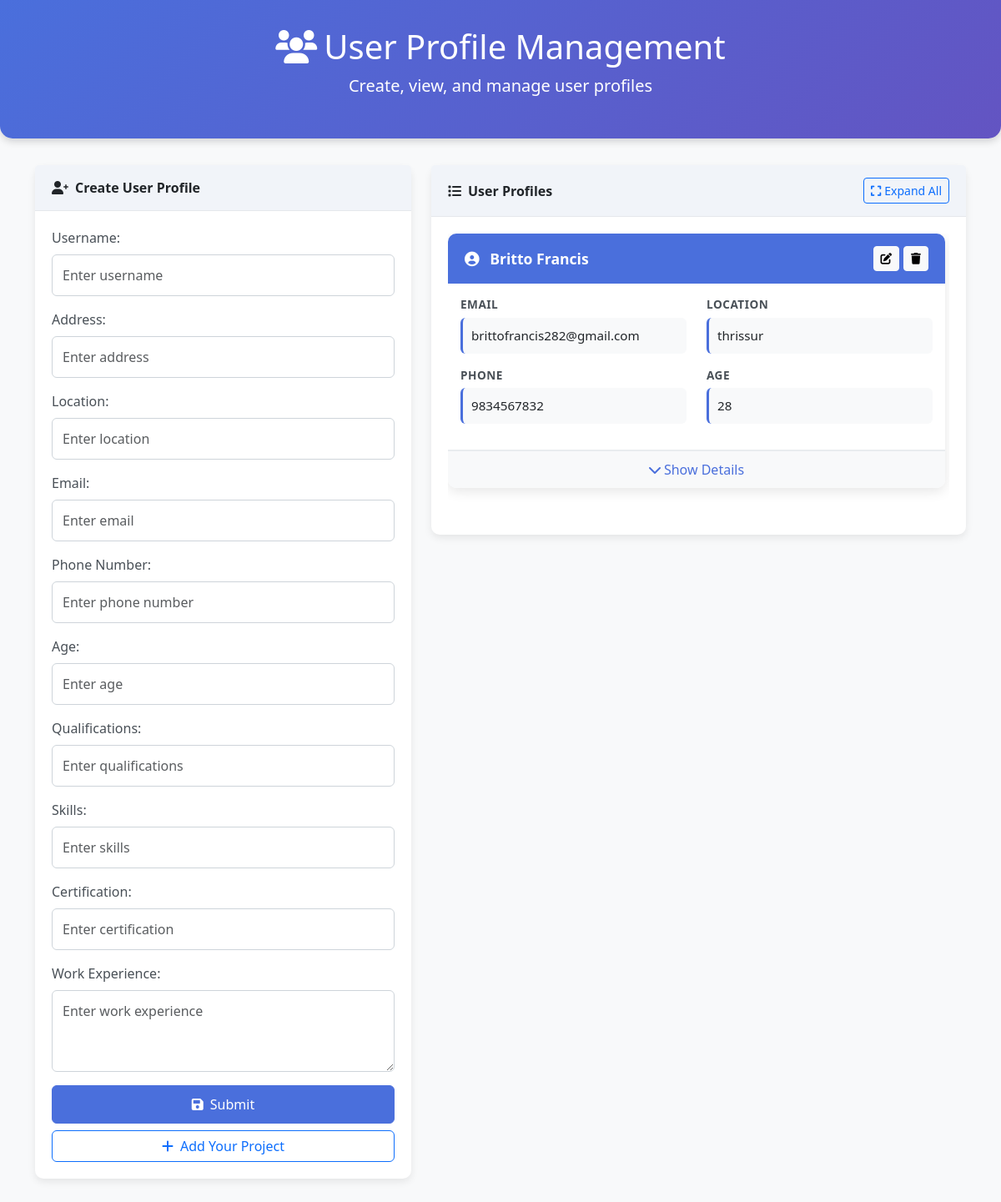
The page / on the database its author committed.
### user_app/models.py (models this page shows)
class Profile(models.Model):
    username = models.CharField(max_length=200)
    address = models.CharField(max_length=500)
    location = models.CharField(max_length=100, blank=True)
    email = models.CharField(max_length=200)
    phone_number = models.CharField(max_length=15, blank=True)
    age = models.IntegerField()
    qualifications = models.CharField(max_length=255, default='None')
    skills = models.TextField(blank=True)
    certifications = models.CharField(max_length=255, null=False, blank=False)
    work_experience = models.IntegerField()

### user_app/views.py (the view)
# urls.py: path("",views.createProfile),
def createProfile(request):
    profiles = Profile.objects.all()
    if request.method == 'POST':
        form=ProfileForm(request.POST)
        print(form)
        if form.is_valid():
            form.save()
            return redirect('/')
    else:
        form=ProfileForm()
    return render(request,'profile.html',{'form':form,'profiles':profiles})

### user_app/forms.py
class ProfileForm(forms.ModelForm):
    class Meta:
        model=Profile
        fields='__all__'

### templates/profile.html (shortened to what this page needs)
<!DOCTYPE html>
<html lang="en">
<head>
    <link href="https://cdn.jsdelivr.net/npm/bootstrap@5.3.3/dist/css/bootstrap.min.css" rel="stylesheet">
    <link rel="stylesheet" href="https://cdnjs.cloudflare.com/ajax/libs/font-awesome/6.0.0/css/all.min.css">
</head>
<body>
    <div class="header text-center">
        <h1><i class="fas fa-users me-2"></i>User Profile Management</h1>
        <p class="lead">Create, view, and manage user profiles</p>
    </div>
    <div class="container">
        <div class="row">
            <div class="col-lg-5 col-form">
                <div class="card">
                    <div class="card-header d-flex justify-content-between align-items-center">
                        <span><i class="fas fa-user-plus me-2"></i>Create User Profile</span>
                    </div>
                    <div class="card-body">
                        <form action="" method="POST">
                            <div class="mb-3">
                                <label for="username" class="form-label">Username:</label>
                                <input type="text" class="form-control" id="username" name="username" placeholder="Enter username">
                            </div>
                            <div class="mb-3">
                                <label for="address" class="form-label">Address:</label>
                                <input type="text" class="form-control" id="address" name="address" placeholder="Enter address">
                            </div>
                            <div class="mb-3">
                                <label for="location" class="form-label">Location:</label>
                                <input type="text" class="form-control" id="location" name="location" placeholder="Enter location">
                            </div>
                            <div class="mb-3">
                                <label for="email" class="form-label">Email:</label>
                                <input type="email" class="form-control" id="email" name="email" placeholder="Enter email">
                            </div>
                            <div class="mb-3">
                                <label for="phone_number" class="form-label">Phone Number:</label>
                                <input type="tel" class="form-control" id="phone_number" name="phone_number" placeholder="Enter phone number">
                            </div>
                            <div class="mb-3">
                                <label for="age" class="form-label">Age:</label>
                                <input type="number" class="form-control" id="age" name="age" placeholder="Enter age">
                            </div>
                            <div class="mb-3">
                                <label for="qualifications" class="form-label">Qualifications:</label>
                                <input type="text" class="form-control" id="qualifications" name="qualifications" placeholder="Enter qualifications">
                            </div>
                            <div class="mb-3">
                                <label for="skills" class="form-label">Skills:</label>
                                <input type="text" class="form-control" id="skills" name="skills" placeholder="Enter skills">
                            </div>
                            <div class="mb-3">
                                <label for="certification" class="form-label">Certification:</label>
                                <input type="text" class="form-control" id="certification" name="certification" placeholder="Enter certification">
                            </div>
                            <div class="mb-3">
                                <label for="work_experience" class="form-label">Work Experience:</label>
                                <textarea class="form-control" id="work_experience" name="work_experience" placeholder="Enter work experience" rows="3"></textarea>
                            </div>
                            <div class="d-grid gap-2">
                                <button type="submit" class="btn btn-primary">
                                    <i class="fas fa-save me-2"></i>Submit
                                </button>
                                <a href="{% url 'project' %}" class="btn btn-outline-primary">
                                    <i class="fas fa-plus me-2"></i>Add Your Project
                                </a>
                            </div>
                        </form>
                    </div>
                </div>
            </div>
            <div class="col-lg-7 col-list">
                <div class="card">
                    <div class="card-header d-flex justify-content-between align-items-center">
                        <span><i class="fas fa-list me-2"></i>User Profiles</span>
                        <button class="btn btn-sm btn-outline-primary" id="expandAll">
                            <i class="fas fa-expand me-1"></i>Expand All
                        </button>
                    </div>
                    <div class="card-body">
                        <div class="scroll-container">
                            <div class="row">
                                {% if profiles %}
                                    {% for profile in profiles %}
                                    <div class="col-12 mb-3">
                                        <div class="profile-card">
                                            <div class="profile-header d-flex justify-content-between align-items-center">
                                                <div>
                                                    <i class="fas fa-user-circle me-2"></i>
                                                    <span>{{ profile.username }}</span>
                                                </div>
                                                <div class="profile-actions">
                                                    <a href="{% url 'update_view' profile.id %}" class="btn btn-sm btn-light action-btn" title="Edit">
                                                        <i class="fas fa-edit"></i>
                                                    </a>
                                                    <a href="{% url 'delete_view' profile.id %}" class="btn btn-sm btn-light action-btn" title="Delete">
                                                        <i class="fas fa-trash"></i>
                                                    </a>
                                                </div>
                                            </div>
                                            <div class="profile-body">
                                                <div class="field-group">
                                                    <div class="row">
                                                        <div class="col-md-6 mb-3">
                                                            <div class="field-label">Email</div>
                                                            <div class="field-value">{{ profile.email }}</div>
                                                        </div>
                                                        <div class="col-md-6 mb-3">
                                                            <div class="field-label">Location</div>
                                                            <div class="field-value">{{ profile.location }}</div>
                                                        </div>
                                                    </div>
                                                    <div class="row">
                                                        <div class="col-md-6 mb-3">
                                                            <div class="field-label">Phone</div>
                                                            <div class="field-value">{{ profile.phone_number }}</div>
                                                        </div>
                                                        <div class="col-md-6 mb-3">
                                                            <div class="field-label">Age</div>
                                                            <div class="field-value">{{ profile.age }}</div>
                                                        </div>
                                                    </div>
                                                </div>
                                                <button class="collapse-toggle" type="button" data-bs-toggle="collapse" data-bs-target="#profile-details-{{ forloop.counter }}" aria-expanded="false">
                                                    <span class="show-text"><i class="fas fa-chevron-down me-1"></i>Show Details</span>
                                                </button>
                                            </div>
                                        </div>
                                    </div>
                                    {% endfor %}
                                {% else %}
                                    <div class="empty-list-message">
                                        <i class="fas fa-users fa-3x mb-3 text-muted"></i>
                                        <h4>No profiles found</h4>
                                        <p>Create a new profile to get started</p>
                                    </div>
                                {% endif %}
                            </div>
                        </div>
                    </div>
                </div>
            </div>
        </div>
    </div>
</body>
</html>

### templates/profile.html (style rules this page uses)
body { background-color: #f8f9fa; color: #343a40; font-family: 'Segoe UI', Tahoma, Geneva, Verdana, sans-serif; padding-bottom: 40px; }
.header { background: linear-gradient(135deg, #4a6fdc 0%, #6354c2 100%); color: white; padding: 2rem 0; margin-bottom: 2rem; border-radius: 0 0 15px 15px; box-shadow: 0 4px 8px rgba(0, 0, 0, 0.15); }
.card { border-radius: 10px; box-shadow: 0 4px 10px rgba(0, 0, 0, 0.08); margin-bottom: 2rem; border: none; }
.card-header { background-color: #f1f4f9; border-bottom: 1px solid rgba(0, 0, 0, 0.05); font-weight: 600; padding: 15px 20px; }
.card-body { padding: 20px; }
.form-label { font-weight: 500; color: #495057; }
.form-control { padding: 12px; border-radius: 6px; border: 1px solid #ced4da; transition: all 0.3s; }
.btn-primary { background-color: #4a6fdc; border-color: #4a6fdc; padding: 10px 20px; }
.profile-card { border-radius: 10px; overflow: hidden; box-shadow: 0 4px 15px rgba(0, 0, 0, 0.1); margin-bottom: 20px; transition: all 0.3s ease; border: none; }
.profile-header { background-color: #4a6fdc; color: white; padding: 15px 20px; font-weight: 600; font-size: 1.1rem; }
.profile-body { padding: 0; }
.profile-actions { display: flex; gap: 5px; }
.action-btn { padding: 4px 8px; font-size: 0.85rem; border-radius: 4px; }
.field-group { padding: 15px; border-bottom: 1px solid #e9ecef; }
.field-label { font-weight: 600; color: #495057; margin-bottom: 5px; font-size: 0.85rem; text-transform: uppercase; letter-spacing: 0.5px; }
.field-value { background-color: #f8f9fa; padding: 10px; border-radius: 6px; font-size: 0.95rem; word-break: break-word; border-left: 3px solid #4a6fdc; }
.collapse-toggle { width: 100%; text-align: center; padding: 10px; background-color: #f8f9fa; border: none; border-top: 1px solid #e9ecef; font-weight: 500; color: #4a6fdc; transition: all 0.2s; }
.scroll-container { max-height: 800px; overflow-y: auto; padding-right: 5px; }

### rows shown on the page
Profile: username "Britto Francis", email "brittofrancis282@gmail.com", location "thrissur", phone_number "9834567832", age "28"
